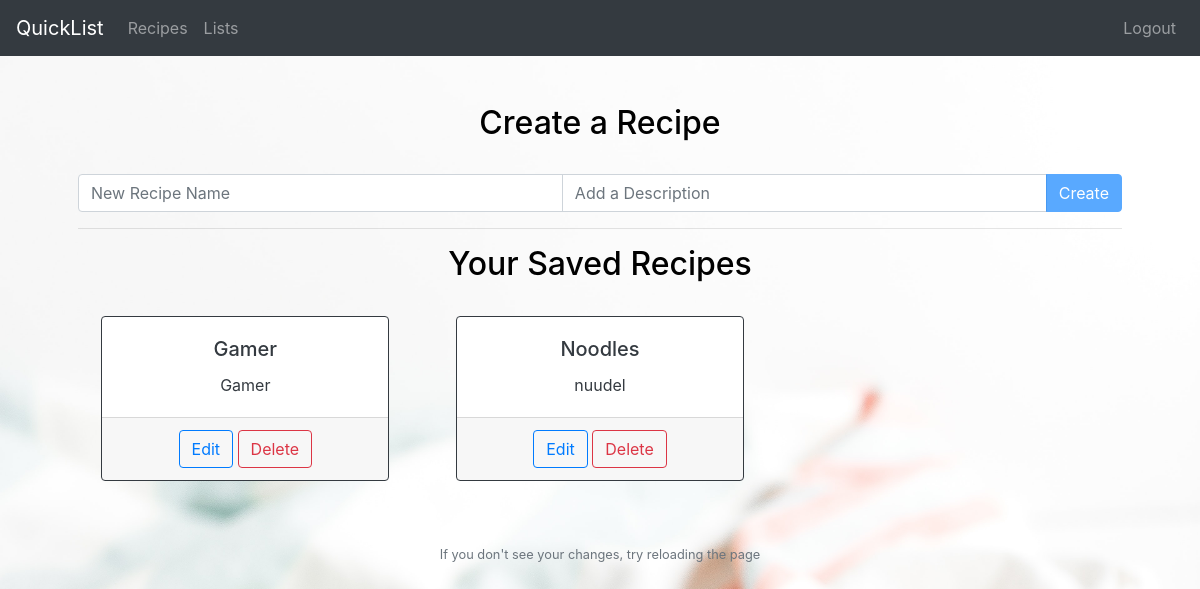
Screenshot of /recipes (signed in) with the database file from the repository.
### tables this page shows
CREATE TABLE "recipes" (
	"id"	INTEGER NOT NULL,
	"name"	TEXT NOT NULL,
	"user_id"	INTEGER,
	"description"	TEXT NOT NULL,
	PRIMARY KEY("id" AUTOINCREMENT),
	FOREIGN KEY("user_id") REFERENCES "users"("id")
);

### app.py (the view)
@app.route("/recipes")
@login_required
def recipes():
    recipes = db.execute('SELECT * FROM recipes WHERE user_id = ?',[session['user_id']])
    db.commit()
    return render_template('recipes.html', recipes=recipes.fetchall())

### util.py (called while the page is built)
def login_required(f):
    @wraps(f)
    def wrap(*args, **kwargs):
        if session.get("user_id") is None:
            flash("You need to login first")
            return redirect('/login')
        else:
            return f(*args, **kwargs)
    return wrap

### templates/recipes.html (shortened to what this page needs)
{% extends "layout.html" %}
{% block main %}
    <div class="container p-5" style="text-align: center;">
        <h2>Create a Recipe</h2>
        <br>
        <div class="input-group mb-3">
            <input name="name" id="name" type="text" class="form-control" placeholder="New Recipe Name">
            <input name="description" id="description" type="text" class="form-control" placeholder="Add a Description">
            <div class="input-group-append">
                <button class="btn btn-primary" type="button" id="createButton" disabled>Create</button>
            </div>
        </div>
        <hr>
        <h2>Your Saved Recipes</h2>
        <br>
        <div class="card-columns">
            {% for recipe in recipes %}
                <div class="card border-dark mb-3" style="width: 18rem">
                    <div class="card-body text-dark">
                        <h5 class="card-title">{{ recipe[1] }}</h5>
                        <p class="card-text">{{ recipe[3] }}</p>
                    </div>
                    <div class="card-footer" style="text-align: center;">
                            <a href="/recipes/edit/{{recipe[0]}}"><button value="{{recipe[0]}}" type="button" class="btn btn-outline-primary editButton">Edit</button></a>
                            <button value="{{recipe[0]}}" type="button" class="btn btn-outline-danger deleteButton">Delete</button>
                    </div>
                </div>
            {% endfor %}
        </div>
    </div>
{% endblock %}
{% block footer %}
    If you don't see your changes, try reloading the page
{% endblock %}

### templates/layout.html (style rules this page uses)
body { background: url('/static/background.jpg') no-repeat center center fixed; -webkit-background-size: cover; -moz-background-size: cover; background-size: cover; -o-background-size: cover; color: black; }

### rows the page displays
recipes: name "Gamer", description "Gamer", {{ recipe[0] }} 12 (drawn)
recipes: name "Noodles", description "nuudel", {{ recipe[0] }} 13 (drawn)
